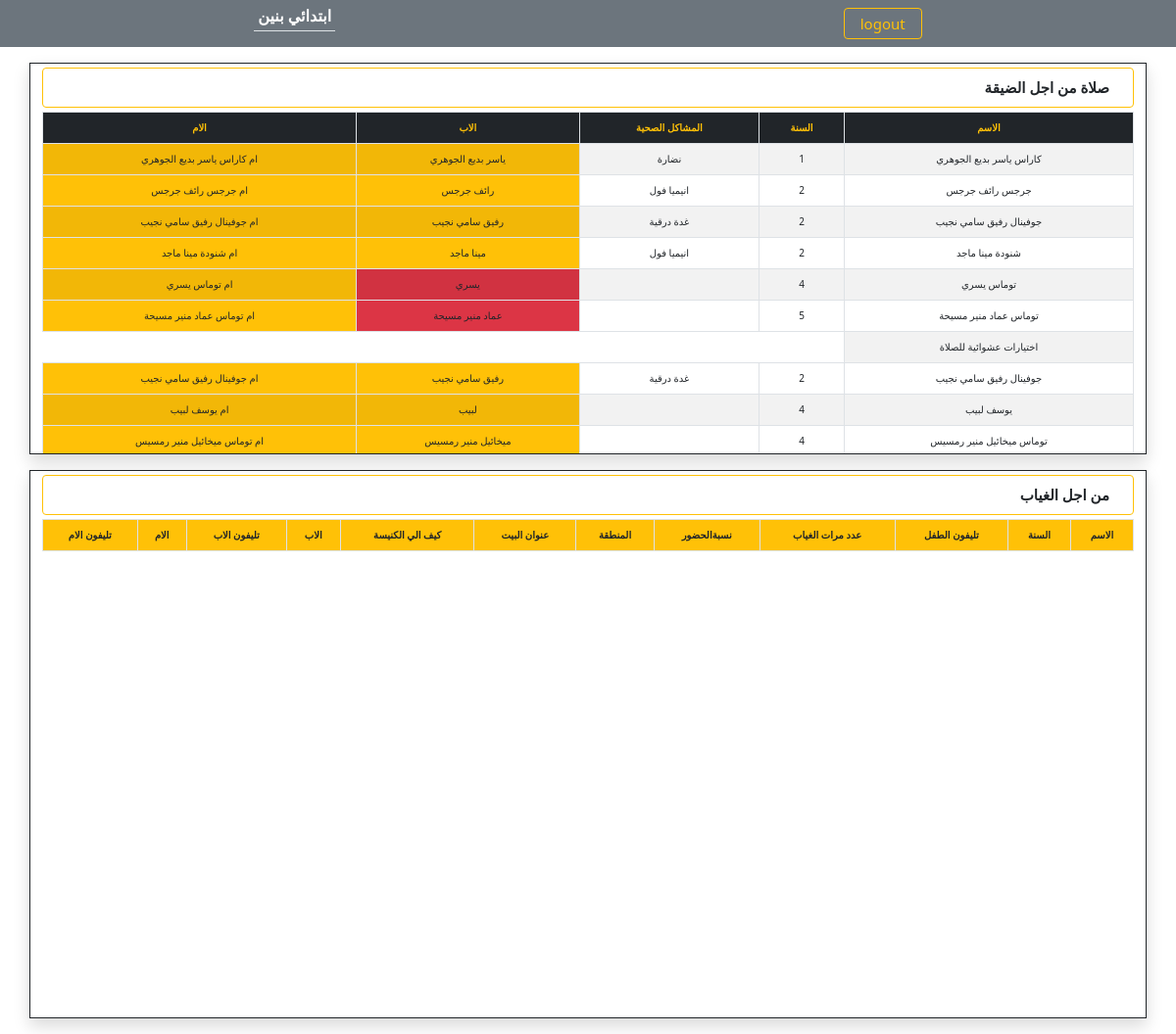
/project2/ebtda2y/eftekad (signed in), run on the app's committed database.
### project2/models.py (models this page shows, shortened)
class Student(models.Model):
    CONFESSION_FATHER_CHOICES = (
        ('لا يوجد', 'لا يوجد'),
        ('ابونا تاردس', 'ابونا تادرس'),
        ('ابونا سيرافيم', 'ابونا سيرافيم'),
        ('ابونا تيمثاوس', 'ابونا تيمثاوس'),
        ('اب كاهن اخر', 'اب كاهن اخر'),
    )
    ACADEMIC_YEAR_CHOICES = (
        (-2, '-2'),
        (-1, '-1'),
        (1, '1'),
        (2, '2'),
        (3, '3'),
        (4, '4'),
        (5, '5'),
        (6, '6'),
    )
    SCHOOL_CHOICES = (
        ("الاسقفية","الاسقفية"),
        ("الاقباط الابتدائية","الاقباط الابتدائية"),
        ("التحرير","التحرير"),
        ("هابي سكول","هابي سكول"),
        ("برهيم التجريبية","برهيم التجريبية"),
        ("سدود التجريبية","سدود التجريبية"),
        ("الشيخ زويل","الشيخ زويل"),
        ("اخري","اخري"),
    )
    name = models.CharField(max_length=100)
    gender = models.CharField(max_length=6, choices=GENDER_CHOICES, default="male")
    academic_year = models.IntegerField(choices=ACADEMIC_YEAR_CHOICES)
    phone_number = models.CharField(max_length=11, blank=True)
    phone_number2 = models.CharField(max_length=11, blank=True)
    facebook_profile = models.CharField(max_length=255,blank=True)
    date_of_birth = models.DateField(default = date(2000, 1, 1), blank=True)
    school_name = models.CharField(max_length=255, choices=SCHOOL_CHOICES,blank=True)
    confession_father = models.CharField(max_length=15, choices=CONFESSION_FATHER_CHOICES, default="لا يوجد", blank=True)
    hobbies = models.CharField(max_length=255,blank=True)
    health_problems = models.CharField(max_length=255,default="لا يوجد", blank=True)
    home_town = models.CharField(max_length=255,default="منوف", blank=True)
    home_region = models.CharField(max_length=255,blank=True)
    home_address = models.CharField(max_length=255,blank=True)
    how_to_church = models.CharField(max_length=255,blank=True)
    registered_in_church_list = models.BooleanField(default=False)
    absences = models.IntegerField(default=0, blank=True, null=True)
    attendance_rate = models.FloatField(default=0.0, blank=True, null=True)
    responsible_servant = models.CharField(max_length=100, blank=True)
    brothers = models.ManyToManyField('self', symmetrical=True, blank=True, default=list)
    notes = models.TextField(blank=True, default='')
    father_name = models.CharField(max_length=100,blank=True)
    father_phone_number1 = models.CharField(max_length=11, blank=True)
    father_phone_number2 = models.CharField(max_length=11, blank=True)
    father_facebook_profile = models.CharField(max_length=255,blank=True)
    father_job = models.CharField(max_length=100, blank=True)
    father_alive = models.BooleanField(default=True)
    father_notes = models.TextField(blank=True)
    mother_name = models.CharField(max_length=100,blank=True)
    mother_phone_number1 = models.CharField(max_length=11, blank=True)
    mother_phone_number2 = models.CharField(max_length=11, blank=True)
    mother_facebook_profile = models.CharField(max_length=255,blank=True)
    mother_job = models.CharField(max_length=100, blank=True)
    mother_alive = models.BooleanField(default=True)
    mother_notes = models.TextField(blank=True)

### project2/views.py (the view)
# urls.py: path('ebtda2y/eftekad', views.eftekad, name="eftekad"),
@specific_username_required
def eftekad(request):
    students_distress = Student.objects.filter(
    Q(father_alive=False) | Q(mother_alive=False) | ~Q(health_problems__exact=" ") & ~Q(health_problems__exact="") & ~Q(health_problems__exact="لا يوجد")
    )
    attendance_dates = AttendanceRecord.objects.filter(academic_year='12').order_by(F('date').desc()).distinct()
    last_attendance_date = attendance_dates.first()
    if last_attendance_date:
        present_students_names = last_attendance_date.students_present.split(",")
        students_attendance = Student.objects.filter(~Q(name__in=present_students_names) & Q(academic_year__range=(-2,2)))
    else:
        students_attendance = Student.objects.none()
    students_random = Choose_random_students(3)
    context = {
                'students_distress': students_distress,
                'students_random': students_random,
                'students_attendance': students_attendance,
                }
    return render(request, "project2/eftekad.html", context)

### project2/utils.py (called while the page is built)
def Choose_random_students(students_number):
    all_student_ids = Student.objects.values_list('id', flat=True)
    random_student_ids = random.sample(list(all_student_ids), students_number)
    random_students = Student.objects.filter(id__in=random_student_ids)
    return random_students

### project2/views.py (called while the page is built)
def specific_username_required(view_func):
    @wraps(view_func)
    def _wrapped_view(request, *args, **kwargs):
        user = request.user
        if user.username == 'khadem':
            return view_func(request, *args, **kwargs)
        else:
            return HttpResponse("You are not authorized to access this view.")
    return _wrapped_view  # Remove login_required here

### project2/templates/project2/eftekad.html (shortened to what this page needs)
{% extends 'project2/base.html' %}
{% block content %}
    <div class="container border border-1 border-dark w-100 overflow-auto shadow text-center my-3" style="height: 50vh;">
        <div class="d-flex flex-column">
            <div class="btn btn-outline-warning my-1 text-start text-dark fw-bolder text-truncate px-4 py-2" style="font-size: 15px;"> صلاة من اجل الضيقة</div>
            <div class="table-responsive" style="font-size: 10px;">
                <table class="table table-bordered table-striped text-center overflow-auto " dir="rtl" id="table_id">
                    <thead class="bg-dark text-center text-warning">
                        <tr>
                            <th> الاسم </th>
                            <th> السنة </th>
                            <th> المشاكل الصحية </th>
                            <th> الاب </th>
                            <th> الام </th>
                        </tr>
                    </thead>
                    <tbody>
                        {% for student in students_distress %}
                            <tr>
                                <td class="position-sticky start-0"> {{student.name}} </td>
                                <td> {{student.academic_year}} </td>
                                <td> {{student.health_problems}} </td>
                                {% if student.father_alive %}
                                    <td class="father-name-col bg-warning">{{ student.father_name }}</td>
                                {% else %}
                                    <td class="father-name-col bg-danger">{{ student.father_name }}</td>
                                {% endif %}
                                {% if student.mother_alive %}
                                    <td class="mother-name-col bg-warning">{{ student.mother_name }}</td>
                                {% else %}
                                    <td class="mother-name-col bg-danger">{{ student.mother_name }}</td>
                                {% endif %}
                            </tr>
                        {% endfor %}
                        <tr><td>اختيارات عشوائية للصلاة</td></tr>
                        {% for student in students_random %}
                            <tr>
                                <td class="position-sticky start-0"> {{student.name}} </td>
                                <td> {{student.academic_year}} </td>
                                <td> {{student.health_problems}} </td>
                                {% if student.father_alive %}
                                    <td class="father-name-col bg-warning">{{ student.father_name }}</td>
                                {% else %}
                                    <td class="father-name-col bg-danger">{{ student.father_name }}</td>
                                {% endif %}
                                {% if student.mother_alive %}
                                    <td class="mother-name-col bg-warning">{{ student.mother_name }}</td>
                                {% else %}
                                    <td class="mother-name-col bg-danger">{{ student.mother_name }}</td>
                                {% endif %}
                            </tr>
                        {% endfor %}
                    </tbody>
                </table>
            </div>
        </div>
    </div>
    <div class="container border border-1 border-dark w-100 my-3 overflow-auto shadow text-center" style="height: 70vh;">
        <div class="d-flex flex-column">
            <div class="btn btn-outline-warning my-1 text-start text-dark fw-bolder text-truncate px-4 py-2" style="font-size: 15px;"> من اجل الغياب </div>
            <div class="table-responsive" style="font-size: 10px;">
                <table class="table table-bordered table-striped text-center overflow-auto " dir="rtl" id="table_id_2">
                    <thead class="bg-warning text-center">
                        <tr>
                            <th> الاسم </th>
                            <th> السنة </th>
                            <th> تليفون الطفل </th>
                            <th> عدد مرات الغياب </th>
                            <th> نسبةالحضور </th>
                            <th>  المنطقة </th>
                            <th>  عنوان البيت </th>
                            <th>  كيف الي الكنيسة </th>
                            <th> الاب </th>
                            <th> تليفون الاب </th>
                            <th> الام </th>
                            <th> تليفون الام </th>
                        </tr>
                    </thead>
                </table>
            </div>
        </div>
    </div>
{% endblock %}

### data on the page
Student: name "كاراس ياسر بديع الجوهري", academic_year "1", health_problems "نضارة", father_name "ياسر بديع الجوهري", mother_name "ام كاراس ياسر بديع الجوهري"
Student: name "جرجس رائف جرجس", academic_year "2", health_problems "انيميا فول", father_name "رائف جرجس", mother_name "ام جرجس رائف جرجس"
Student: name "جوفينال رفيق سامي نجيب", academic_year "2", health_problems "غدة درقية", father_name "رفيق سامي نجيب", mother_name "ام جوفينال رفيق سامي نجيب"
Student: name "شنودة مينا ماجد", academic_year "2", health_problems "انيميا فول", father_name "مينا ماجد", mother_name "ام شنودة مينا ماجد"
Student: name "توماس يسري", academic_year "4", father_name "يسري", mother_name "ام توماس يسري"
Student: name "توماس عماد منير مسيحة", academic_year "5", father_name "عماد منير مسيحة", mother_name "ام توماس عماد منير مسيحة"
Student: name "يوسف لبيب", academic_year "4", father_name "لبيب", mother_name "ام يوسف لبيب"
Student: name "توماس ميخائيل منير رمسيس", academic_year "4", father_name "ميخائيل منير رمسيس", mother_name "ام توماس ميخائيل منير رمسيس"
